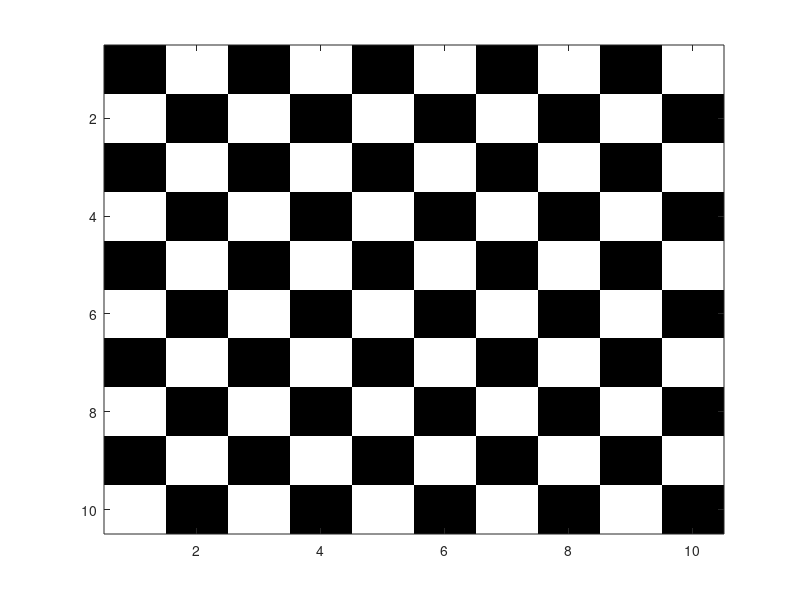

Write MATLAB code to recreate this figure.
%% Datos grales
clear all
close all
clc

A =zeros(10);
[f,c]= size(A);
for col=1:c
    for fil=1:f
       if rem(fil,2) ==0
           if rem(col,2) ==1
                A(fil,col) =256;
                
           end
       else
           if rem(col,2) ==0
                A(fil,col) =256;
                
           end
       end
       
    end

end
figure
colormap(gray(256));
image(A)

